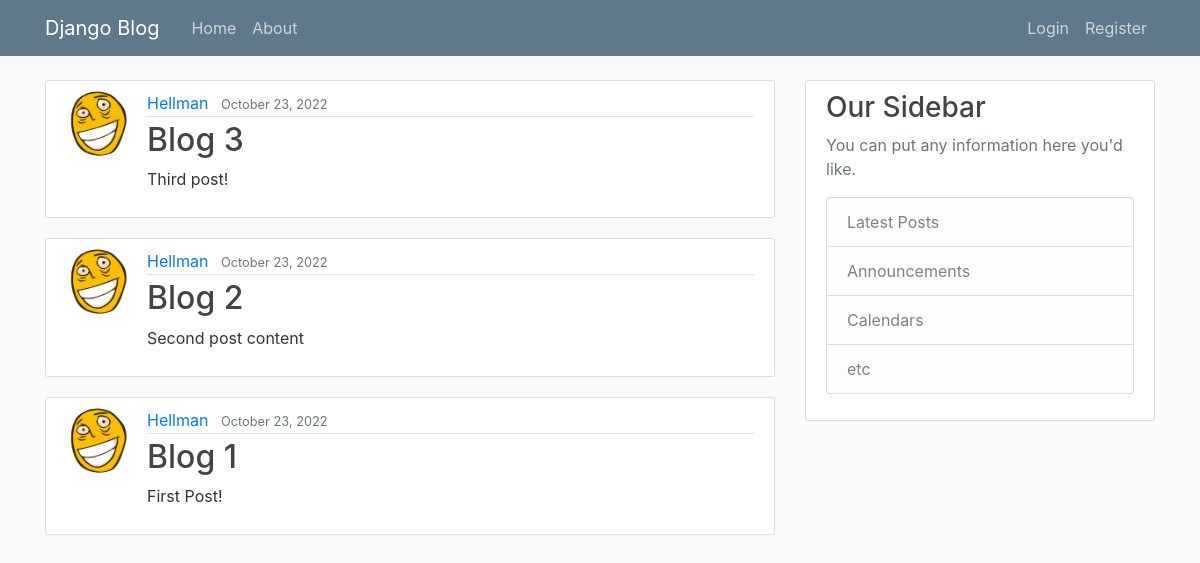
/, run on an earlier commit of the app's database.
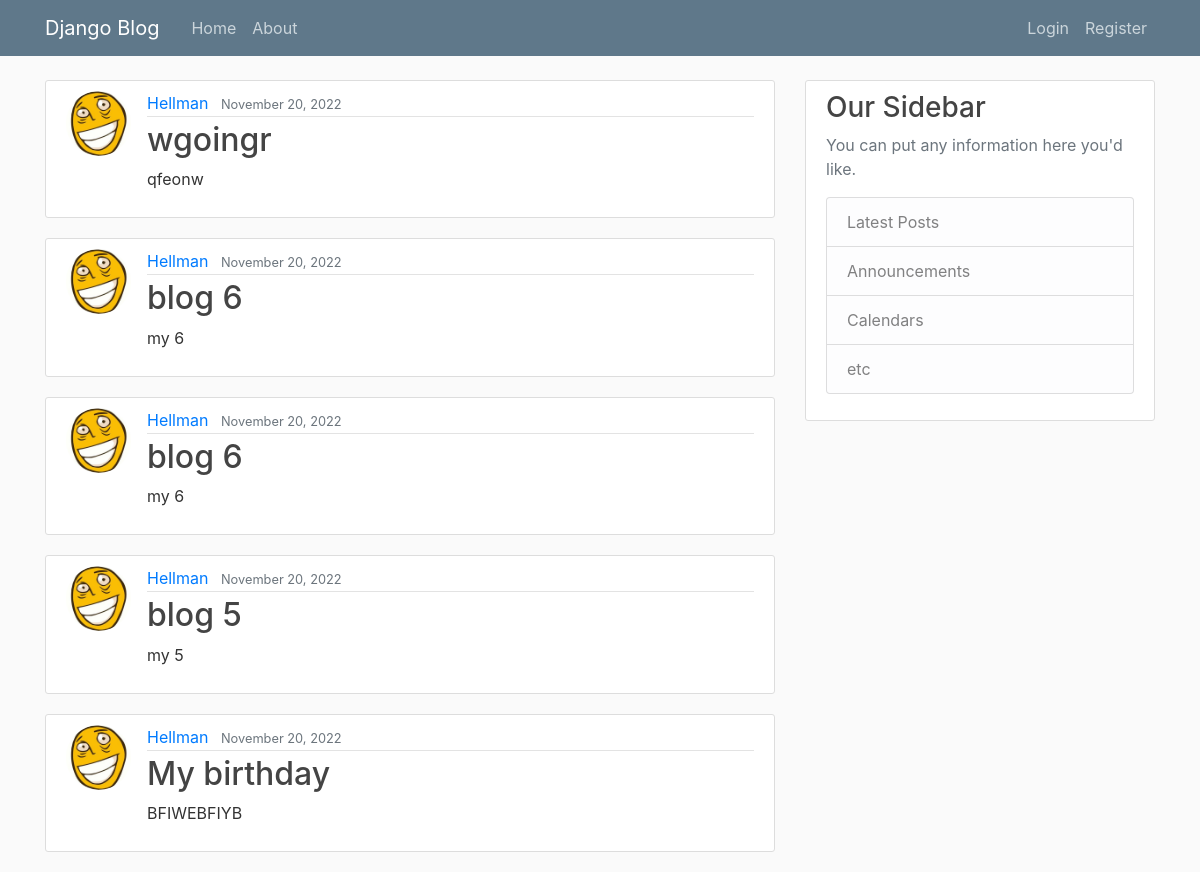
And on a later commit of the database.
### blog/models.py (models this page shows, shortened)
class Post(models.Model):
    title = models.CharField(max_length=100)
    content = models.TextField()
    date_posted = models.DateTimeField(default=timezone.now)
    author = models.ForeignKey(User, on_delete=models.CASCADE)

### users/models.py (models this page shows, shortened)
class Profile(models.Model):
    user = models.OneToOneField(User, on_delete=models.CASCADE)
    image = models.ImageField(default='default.jpg', upload_to='profile_pics')

### blog/views.py (the view)
# urls.py: path('', PostListView.as_view(), name='blog-home'),
class PostListView(ListView):
    model = Post
    template_name = 'blog/home.html' # <app>/<model>_<viewtype>.html
    context_object_name = 'posts'
    ordering = ['-date_posted']
    paginate_by = 5

### blog/templates/blog/home.html
{% extends "blog/base.html" %}
{% block content %}
    {% for post in posts %}
        <article class="media content-section">
          <img class="rounded-circle article-img" src="{{ post.author.profile.image.url }}">
          <div class="media-body">
            <div class="article-metadata">
              <a class="mr-2" href="#">{{ post.author }}</a>
              <small class="text-muted">{{ post.date_posted|date:"F j, Y" }}</small>
            </div>
            <h2><a class="article-title" href="{% url 'post-detail' post.id %}">{{ post.title }}</a></h2>
            <p class="article-content">{{ post.content }}</p>
          </div>
        </article>
    {% endfor %}
{% endblock content %}

What changed in the data, as far as the page shows it:
no longer on this page (row unchanged): Post: author.profile.image (picture), author "Hellman", date_posted "October 23, 2022", title "Blog 3", content "Third post!"
no longer on this page (row unchanged): Post: author.profile.image (picture), author "Hellman", date_posted "October 23, 2022", title "Blog 2", content "Second post content"
no longer on this page (row unchanged): Post: author.profile.image (picture), author "Hellman", date_posted "October 23, 2022", title "Blog 1", content "First Post!"
added Post: author.profile.image (picture), author "Hellman", date_posted "November 20, 2022", title "wgoingr", content "qfeonw"
added Post: author.profile.image (picture), author "Hellman", date_posted "November 20, 2022", title "blog 6", content "my 6"
added Post: author.profile.image (picture), author "Hellman", date_posted "November 20, 2022", title "blog 6", content "my 6"
added Post: author.profile.image (picture), author "Hellman", date_posted "November 20, 2022", title "blog 5", content "my 5"
added Post: author.profile.image (picture), author "Hellman", date_posted "November 20, 2022", title "My birthday", content "BFIWEBFIYB"
